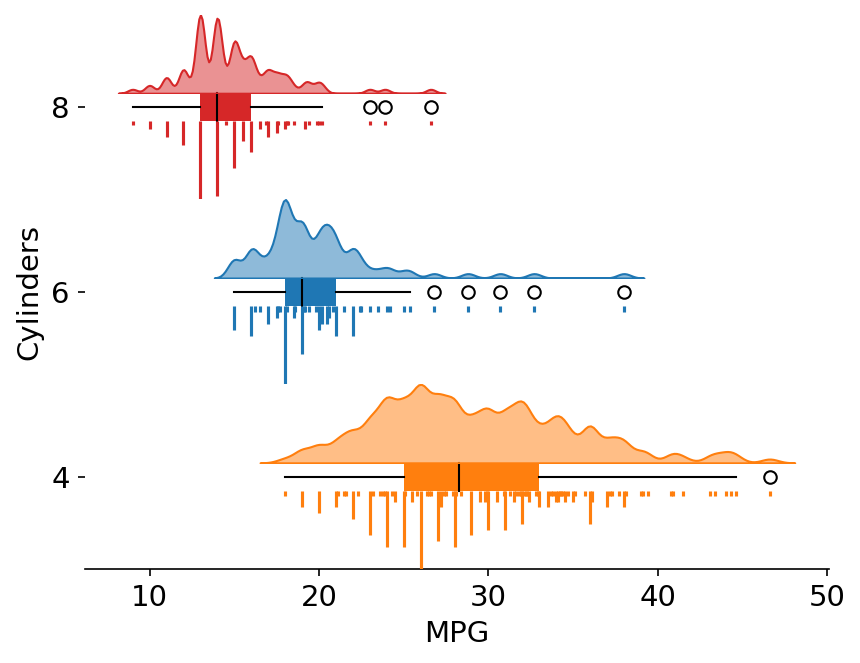

The Python source for this figure:
from matplotlib.pyplot import subplots, rc, rcdefaults, rc_context
from matplotlib.transforms import offset_copy
from matplotlib.cbook import boxplot_stats
from matplotlib.collections import LineCollection
from seaborn import kdeplot, boxplot, swarmplot, load_dataset

from numpy import zeros_like, column_stack, row_stack

rcdefaults()
rc('font', size=14)
rc('axes.spines', top=False, right=False, left=False)

df = load_dataset('mpg')
plot_df = df.query('cylinders == [4, 6, 8]')
colors = ['tab:orange', 'tab:blue', 'tab:red']
box_width = .3

fig, ax = subplots(dpi=150)

for (cyl, group), c in zip(plot_df.groupby('cylinders'), colors):
    bxpstats = boxplot_stats(group['mpg'])
    ax.bxp(
        bxpstats, positions=[cyl], vert=False, widths=[box_width],
        patch_artist=True, boxprops={'facecolor': c, 'lw': 0}, capwidths=[0],
        medianprops={'color': 'k'}
    )

    density_ax = ax.inset_axes([0, cyl + (.5 * box_width), 1, 1 - (.5 * box_width)], transform=ax.get_yaxis_transform(), sharex=ax)
    density_ax.axis('off')
    density_ax.margins(0)

    kdeplot(
        group, x='mpg', ax=density_ax, fill=True, bw_adjust=.25, alpha=.5, color=c
    )

    hist_ax = ax.inset_axes([0, cyl - 1, 1, 1 - (.5 * box_width)], transform=ax.get_yaxis_transform(), sharex=ax)
    hist_ax.axis('off')

    icicles = group.groupby('mpg')['mpg'].count()
    starts = zeros_like(icicles)

    segments = (
        column_stack([icicles.index, starts, icicles.index,  icicles])
        .reshape(-1, 2, 2)
    )

    collection = LineCollection(segments, color=c)
    hist_ax.add_collection(collection)
    hist_ax.set_ylim(0, icicles.max())
    hist_ax.margins(0)
    hist_ax.invert_yaxis()

ax.set_ylim(3, 9)
ax.autoscale_view()
ax.set(ylabel='Cylinders', xlabel='MPG')
fig.savefig('raincloud2.png', bbox_inches='tight')
